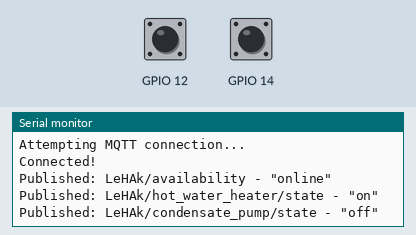
A sketch run on a simulated ESP8266 (NodeMCU). Parts: the last lines printed to the serial monitor. The test bench sets the inputs (shaded band); at power-on: GPIO 12 HIGH, GPIO 14 HIGH. WiFi joins after 1.5 s; servers stay silent unless stated; no MQTT or app messages arrive unless stated.

Above: at 5.2 s.
5.3 s: GPIO 12 pulled LOW for 1.15 s
At 6.9 s:
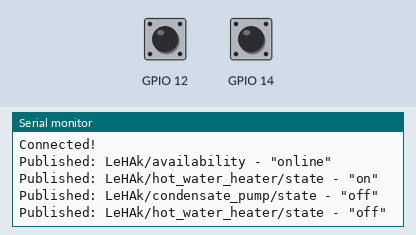
7.9 s: GPIO 14 pulled LOW for 1.15 s
At 8.5 s:
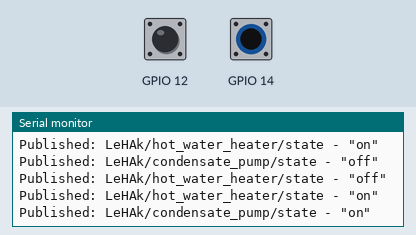

The sketch:

LeHAk.ino
```cpp
// (licence header left out)
#include <ESP8266WiFi.h>
#include <PubSubClient.h>
#include "./sensor_t.h"
#include "./config.h"

const char* ssid = WIFI_SSID;
const char* password = WIFI_PASSWORD;
const char* mqtt_broker = MQTT_BROKER;
const char* mqtt_clientId = MQTT_CLIENTID;
const char* mqtt_username = MQTT_USERNAME;
const char* mqtt_password = MQTT_PASSWORD;

int debounceTime = 2000;

String availabilityBase = MQTT_CLIENTID;
String availabilityTopicStr = availabilityBase + "/availability";
const char* availabilityTopic = availabilityTopicStr.c_str();

WiFiClient espClient;
PubSubClient client(espClient);

// Wifi setup function
void setupWifi() {
  delay(10);
  Serial.print("\nConnecting to ");
  Serial.println(WIFI_SSID);

  WiFi.mode(WIFI_STA);
  WiFi.begin(ssid, password);

  while (WiFi.status() != WL_CONNECTED) {
    delay(500);
    Serial.print(".");
  }

  Serial.print("\nWiFi connected - IP address: ");
  Serial.println(WiFi.localIP());
}

// Connect/Reconnect to the MQTT broker
void reconnect() {
  // Loop until we're reconnected
  while (!client.connected()) {
    Serial.println("\nAttempting MQTT connection...");
    // Attempt to connect
    if (client.connect(mqtt_clientId, mqtt_username, mqtt_password, availabilityTopic, 0, true, "offline")) {
      Serial.println("Connected!\n");

      // Publish the availability message on connect/reconnect
      Serial.print("Published: ");
      Serial.print(availabilityTopic);
      Serial.println(" - \"online\"");
      client.publish(availabilityTopic, "online", true);
    }
  }
}

// Publish sensor state function
void publishState(uint8_t s) {
  String stateBase = MQTT_CLIENTID;
  String stateStr = stateBase + "/" + sensor[s].topic + "/state";
  const char*  stateTopic = stateStr.c_str();

  if (state[s].value == HIGH) {
    if (sensor[s].statusLogic == NO) {
      Serial.print("Published: ");
      Serial.print(stateTopic);
      Serial.println(" - \"on\"");
      client.publish(stateTopic, "on", true);
    } else if (sensor[s].statusLogic == NC) {
      Serial.print("Published: ");
      Serial.print(stateTopic);
      Serial.println(" - \"off\"");
      client.publish(stateTopic, "off", true);
    }
  } else if (state[s].value == LOW) {
    if (sensor[s].statusLogic == NO) {
      Serial.print("Published: ");
      Serial.print(stateTopic);
      Serial.println(" - \"off\"");
      client.publish(stateTopic, "off", true);
    } else if (sensor[s].statusLogic == NC) {
      Serial.print("Published: ");
      Serial.print(stateTopic);
      Serial.println(" - \"on\"");
      client.publish(stateTopic, "on", true);
    }
  }
}

// Check sensors function
void checkSensors() {
  for (int s = 0; s < ioCount; s++) {
    // Check is sensor is enabled
    if (sensor[s].enabled) {
      // Get current sensor state
      state[s].value = digitalRead(sensor[s].statusPin);
      // Check if state has changed
      if (state[s].value != state[s].lastValue) {
        state[s].time = millis();
        // Debounce input
        if (state[s].time - state[s].lastTime >= debounceTime) {
          publishState(s);
          state[s].lastValue = state[s].value;
          state[s].lastTime = state[s].time;
        }
      }
    }
  }

  delay(1000);
}

void setup() {
  Serial.begin(115200);
  Serial.println("\n--- Starting LeHAk ---");
  Serial.println("---- v2020.1223.0 ----\n");

  // Load sensor data from config.h
  sensorSetup();

  // Setup pin and initialize values for each sensor
  for (int s = 0; s < ioCount; s++) {
    if (sensor[s].enabled) {
      pinMode(sensor[s].statusPin, INPUT_PULLUP);
      Serial.print("Configured: ");
      Serial.println(sensor[s].name);
      delay(500);

      state[s].value = digitalRead(sensor[s].statusPin);
      state[s].lastValue = state[s].value;
      state[s].lastTime = millis();
    }
  }

  setupWifi();
  client.setServer(mqtt_broker, 1883);
  reconnect();
  delay(500);

  // Publish sensor state at startup
  for (int s = 0; s < ioCount; s++) {
    if (sensor[s].enabled) {
      publishState(s);
      delay(500);
    }
  }
}

void loop() {
  if (!client.connected()) {
    reconnect();
  }

  client.loop();
  checkSensors();
}
```

sensor_t.h
```cpp
// (licence header left out)
#ifndef SENSOR_T_H_
  #define SENSOR_T_H_

  #define L1 12
  #define L2 14
  #define L3 13
  #define L4 15

  #define ioCount 4

  enum logicBool {
    NO,
    NC
  };

  struct sensor_t {
    String name = "";
    String topic = "";
    int statusPin = 0;
    logicBool statusLogic = NC;
    bool state = false;
    bool enabled = false;
    bool alarm = false;
  } sensor[ioCount];

  struct state_t {
    bool value = false;
    bool lastValue = false;
    unsigned int time = 0;
    unsigned int lastTime = 0;
  } state[ioCount];

#endif  // SENSOR_T_H_
```

config.h
```cpp
// (licence header left out)
#ifndef CONFIG_H_
  #define CONFIG_H_

  #include "./sensor_t.h"

  // Wifi Parameters
  #define WIFI_SSID "WIFI_SSID"
  #define WIFI_PASSWORD "WIFI_PASSWORD"

  // MQTT Parameters
  #define MQTT_BROKER "192.168.0.xxx"
  #define MQTT_CLIENTID "LeHAk"
  #define MQTT_USERNAME "MQTT_USERNAME"
  #define MQTT_PASSWORD "MQTT_PASSWORD"

  // Max 4 sensors (L1, L2, L3 & L4)
  void sensorSetup() {
    // Sensor 1
    sensor[0].name = "Hot Water Heater";
    sensor[0].topic = "hot_water_heater";
    sensor[0].statusPin = L1;
    sensor[0].statusLogic = NO;
    sensor[0].enabled = true;

    // Sensor 2
    sensor[1].name = "Condensate Pump";
    sensor[1].topic = "condensate_pump";
    sensor[1].statusPin = L2;
    sensor[1].statusLogic = NC;
    sensor[1].enabled = true;

    // Sensor 3
    sensor[2].name = "Washing Machine";
    sensor[2].topic = "washing_machine";
    sensor[2].statusPin = L3;
    sensor[2].statusLogic = NO;
    sensor[2].enabled = false;

    // Sensor 4
    sensor[3].name = "Laundry Sink";
    sensor[3].topic = "laundry_sink";
    sensor[3].statusPin = L4;
    sensor[3].statusLogic = NO;
    sensor[3].enabled = false;
  }

#endif  // CONFIG_H_
```

Measured:
- after the input at 5.3 s, the serial monitor: prints a new line after 0.77 s (image 1)
- after the input at 7.9 s, the serial monitor: prints a new line after 0.17 s (image 2)
